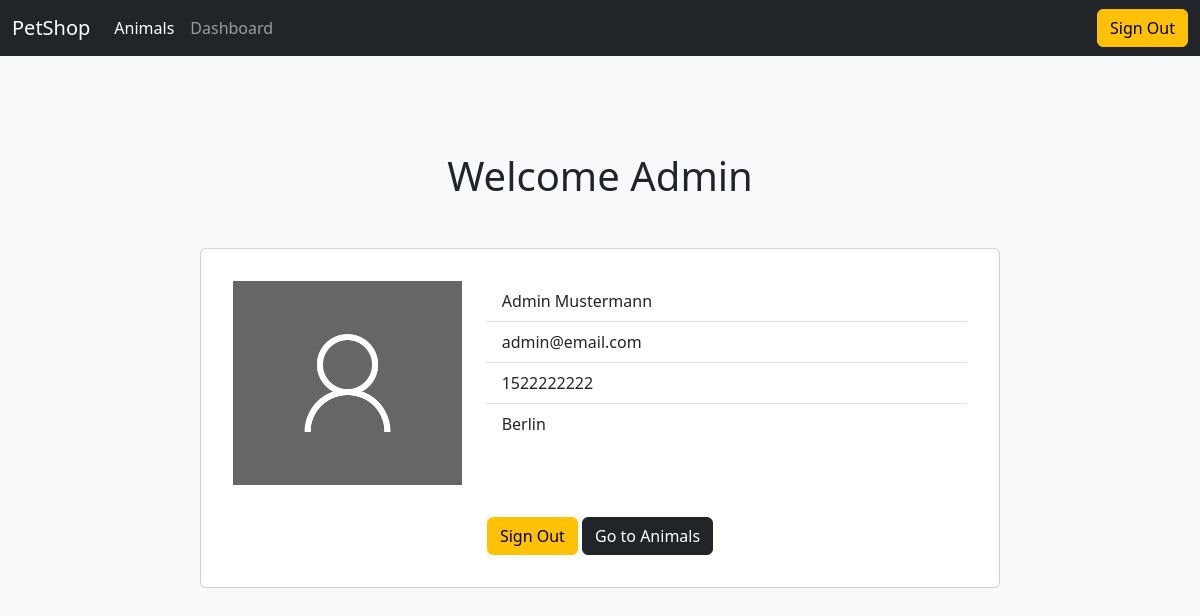
Page /dashboard.php (signed in) on the committed database.
### tables this page shows
CREATE TABLE `users` (
  `id` int(11) NOT NULL,
  `first_name` varchar(255) NOT NULL,
  `last_name` varchar(255) NOT NULL,
  `email` varchar(255) NOT NULL,
  `phone_number` int(15) DEFAULT NULL,
  `address` varchar(255) DEFAULT NULL,
  `picture` varchar(255) DEFAULT NULL,
  `password` varchar(255) NOT NULL,
  `status` enum('user','adm') NOT NULL DEFAULT 'user'
);

### dashboard.php (the view, shortened to what this page needs)
<?php
require_once 'components/db_connect.php';
$sql = "SELECT * FROM users WHERE id = {$_SESSION['adm']}";
$result = mysqli_query($connect, $sql);
$row = mysqli_fetch_assoc($result);
?>
<!DOCTYPE html>
<html lang="en">
<head>
  <?php require_once "components/bootstrap.php" ?>
</head>
<body class="bg-light">
  <?php require_once "components/adminNavbar.php" ?>
  <div class='container  mt-5 pt-5'>
    <h1 class="text-center">Welcome <span><?= $row['first_name']; ?></span></h1>
    <div class='card mx-auto p-3 m-5' style='width: 50rem;'>
      <div class='card-body row'>
        <img src="pictures/<?= $row['picture']; ?>" class='col-4 detail_img align-self-center' alt="<?= $row['first_name']; ?>">
        <div class='col-8'>
          <ul class='list-group list-group-flush'>
            <li class='list-group-item'><?= $row['first_name'] ?> <?= $row['last_name']; ?></li>
            <li class='list-group-item'><?= $row['email'] ?></li>
            <li class='list-group-item'><?= $row['phone_number'] ?></li>
            <li class='list-group-item'><?= $row['address'] ?></li>
          </ul>
        </div>
      </div>
      <div class='card-body mx-auto'>
        <a href="logout.php?logout" class="btn btn-warning">Sign Out</a>
        <a href="animals/index.php" class="btn btn-dark">Go to Animals</a>
      </div>
    </div>
  </div>
</body>
</html>

### rows in the picture
users: first_name "Admin", picture (placeholder picture), last_name "Mustermann", email "admin@email.com", phone_number "1522222222", address "Berlin"
